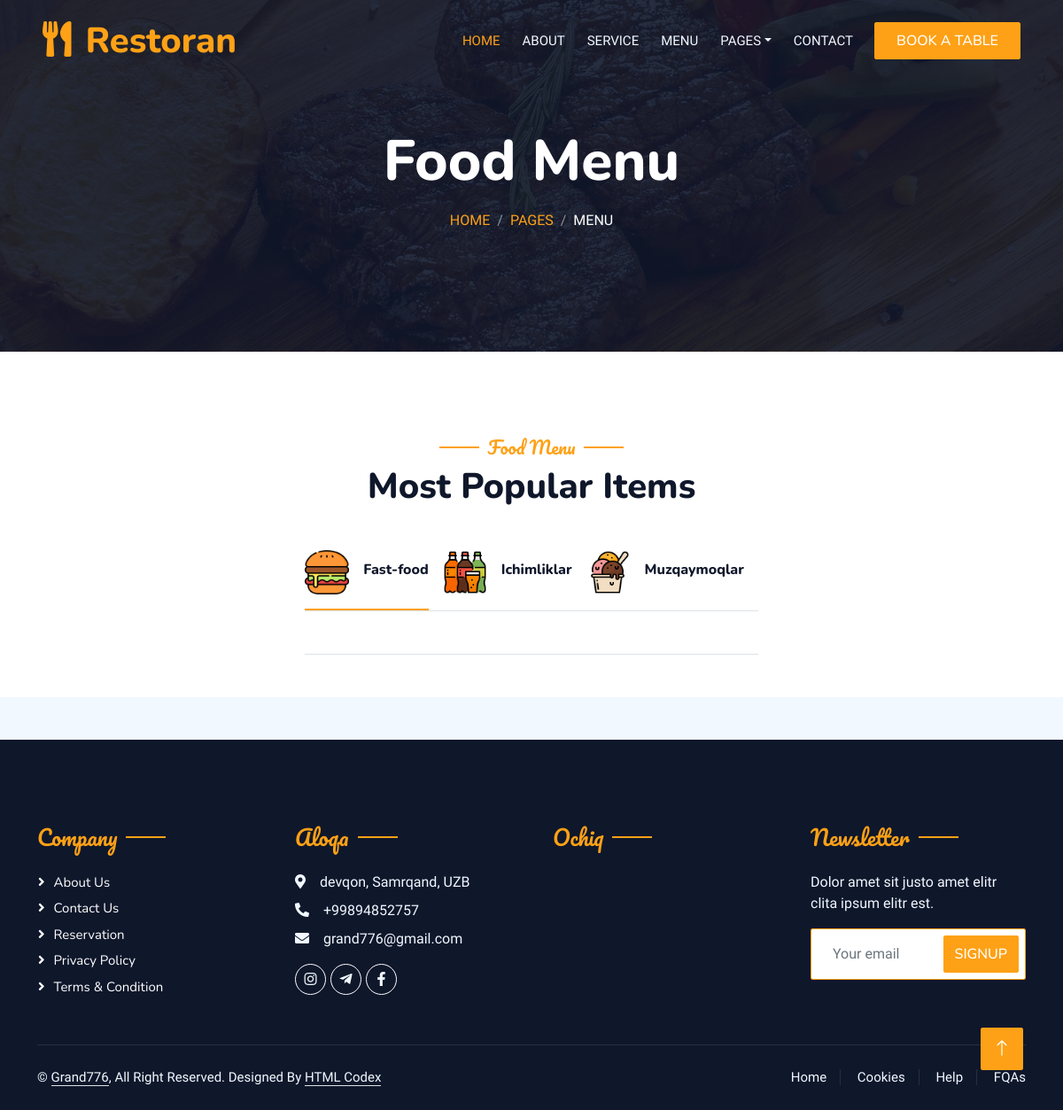
/menu/, run on an earlier commit of the app's database.
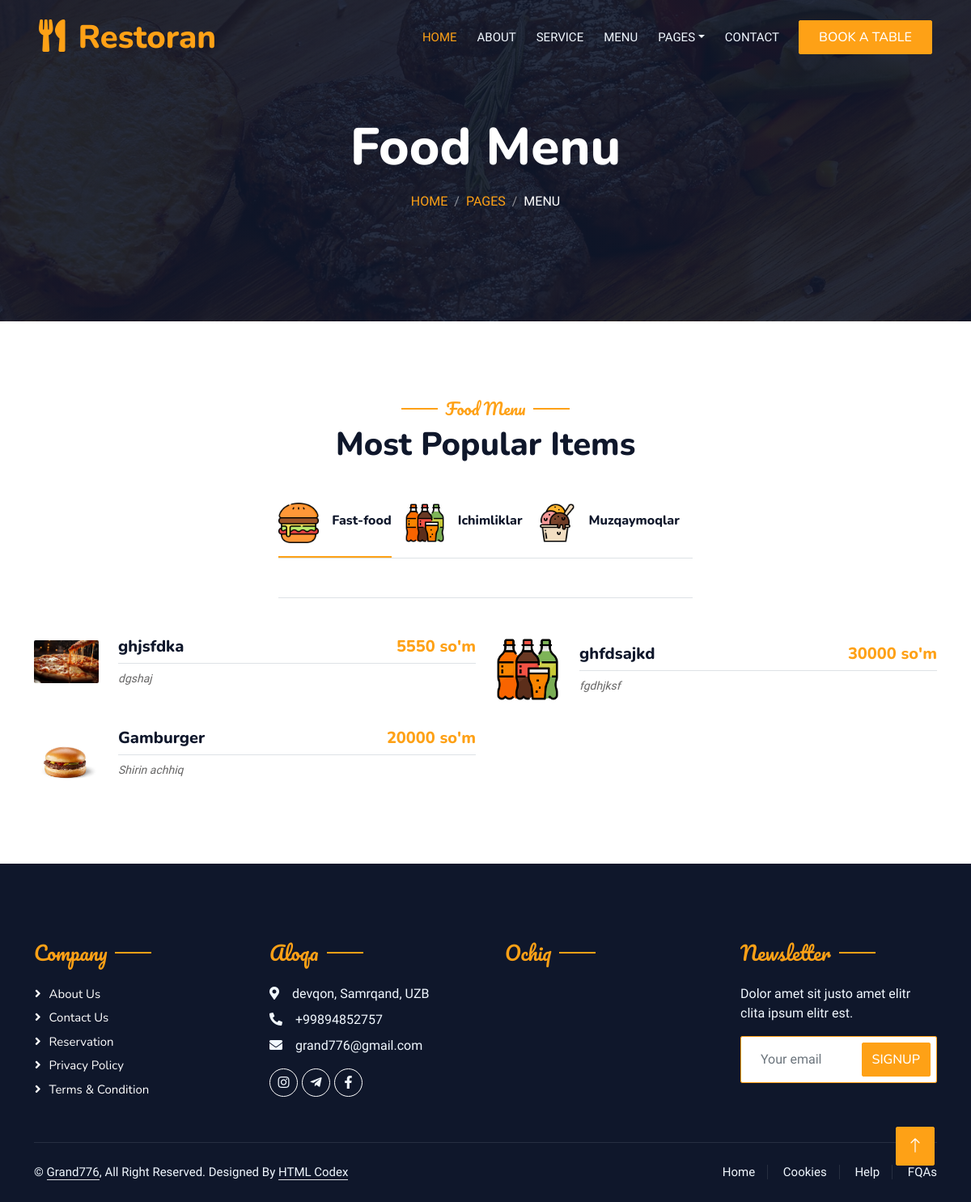
And on a later commit of the database.
### restaraunt/models.py (models this page shows, shortened)
class CategoryModel(models.Model):
    name = models.CharField(max_length=50, verbose_name='Nomi')
    image = models.ImageField(upload_to='fast-food/images', verbose_name='Ikonkasi')
    class Meta:
        db_table = 'Kategoriyalar'
        managed = True
        verbose_name = 'Kategoriya'
        verbose_name_plural = 'Kategoriyalaar'

class ProductsModel(models.Model):
    name = models.CharField(max_length=250, verbose_name='Mahsulot nomi')
    body = models.TextField(verbose_name="Mahsulot haqida ma'lumot")
    category = models.ForeignKey(CategoryModel, verbose_name='Kategoriyasi', on_delete=models.CASCADE)
    UZ = "so'm"
    RU = '₽'
    ENG = '$'
    the_price = (
        (UZ, "so'm"),
        (RU, "₽"),
        (ENG, "$"),
    )
    price_type = models.CharField(max_length=10, choices=the_price, default="so'm")
    price = models.IntegerField()
    image = models.ImageField(verbose_name='Rasmi')
    publish_time = models.DateTimeField(default=timezone.now, verbose_name='Nashr qilingan vaqt')
    manager = models.Manager()
    class Meta:
        verbose_name = 'Produktlar'
        verbose_name_plural = 'Produktlar'
        managed = True

### restaraunt/views.py (the view)
# urls.py: path('menu/', MenuView.as_view(), name='menu_page'),
class MenuView(View):
    def get(self, request):
        category_list = CategoryModel.objects.all()
        fast_food_list = ProductsModel.manager.all().filter(category__name='Fast-food').order_by('-publish_time')
        drinks_list = ProductsModel.manager.all().filter(category__name='Ichimliklar').order_by('-publish_time')
        ice_cream_list = ProductsModel.manager.all().filter(category__name='Muzqaymoqlar').order_by('-publish_time')
        context = {
            'category_list' : category_list,
            'fast_food_list' : fast_food_list,
            'drinks_list' : drinks_list,
            'ice_cream_list' : ice_cream_list,
        }
        return render(request, 'menu.html', context=context)

### templates/menu.html (shortened to what this page needs)
    {% extends 'base.html' %}
    {% load static %}
`  {% block content %}
            <div class="container-xxl py-5 bg-dark hero-header mb-5">
                <div class="container text-center my-5 pt-5 pb-4">
                    <h1 class="display-3 text-white mb-3 animated slideInDown">Food Menu</h1>
                    <nav aria-label="breadcrumb">
                        <ol class="breadcrumb justify-content-center text-uppercase">
                            <li class="breadcrumb-item"><a href="#">Home</a></li>
                            <li class="breadcrumb-item"><a href="#">Pages</a></li>
                            <li class="breadcrumb-item text-white active" aria-current="page">Menu</li>
                        </ol>
                    </nav>
                </div>
            </div>
        </div>
        <div class="container-xxl py-5">
            <div class="container">
                <div class="text-center wow fadeInUp" data-wow-delay="0.1s">
                    <h5 class="section-title ff-secondary text-center text-primary fw-normal">Food Menu</h5>
                    <h1 class="mb-5">Most Popular Items</h1>
                </div>
                <div class="tab-class text-center wow fadeInUp" data-wow-delay="0.1s">
                    <ul class="nav nav-pills d-inline-flex justify-content-center border-bottom mb-5">
                    <ul class="nav nav-pills d-inline-flex justify-content-center border-bottom mb-5">
                        {% for category in category_list %}
                            <li class="nav-item">
                                <a class="d-flex align-items-center text-start mx-3 ms-0 pb-3 {% if forloop.first %} active {% endif %}" data-bs-toggle="pill" href="#tab-{{ category.id }}">
                                    {% if category.image %}
                                        <img src="{{ category.image.url }}" alt="{{ category.name }}" style="width: 50px; height: 50px;">
                                    {% else %}
                                        <img src="default-image-url.jpg" alt="No image" style="width: 50px; height: 50px;">
                                    {% endif %}
                                    <div class="ps-3">
                                        <h6 class="mt-n1 mb-0">{{ category.name }}</h6>
                                    </div>
                                </a>
                            </li>
                        {% endfor %}
                    </ul>
                    </ul>
                    <div class="tab-content">
                        <div id="tab-1" class="tab-pane fade show p-0 active">
                            <div class="row g-4">
                                {% for fast_food in fast_food_list %}
                                <div class="col-lg-6">
                                    <div class="d-flex align-items-center">
                                        <img class="flex-shrink-0 img-fluid rounded" src="{{fast_food.image.url}}" alt="" style="width: 80px;">
                                        <div class="w-100 d-flex flex-column text-start ps-4">
                                            <h5 class="d-flex justify-content-between border-bottom pb-2">
                                                <span>{{fast_food.name}}</span>
                                                <span class="text-primary">{{fast_food.price}} {{fast_food.price_type}}</span>
                                            </h5>
                                            <small class="fst-italic">{{fast_food.body}}</small>
                                        </div>
                                    </div>
                                </div>
                                {% endfor %}
                            </div>
                        </div>
                            </div>
                        </div>
                    </div>
                </div>
            </div>
        </div>
        {% endblock content %}

### templates/base.html (shortened to what this page needs)
{% load static %}
<!DOCTYPE html>
<html lang="en">
<head>
    <link href="https://cdnjs.cloudflare.com/ajax/libs/font-awesome/5.10.0/css/all.min.css" rel="stylesheet">
    <link href="https://cdn.jsdelivr.net/npm/bootstrap-icons@1.4.1/font/bootstrap-icons.css" rel="stylesheet">
    <link href="{% static 'lib/animate/animate.min.css' %}" rel="stylesheet">
    <link href="{% static 'lib/owlcarousel/assets/owl.carousel.min.css' %}" rel="stylesheet">
    <link href="{% static 'lib/tempusdominus/css/tempusdominus-bootstrap-4.min.css' %}" rel="stylesheet" />
    <link href="{% static 'css/bootstrap.min.css' %}" rel="stylesheet">
    <link href="{% static 'css/style.css' %}" rel="stylesheet">
</head>
<body>
    <div class="container-xxl bg-white p-0">
        <div class="container-xxl position-relative p-0">
            <nav class="navbar navbar-expand-lg navbar-dark bg-dark px-4 px-lg-5 py-3 py-lg-0">
                <a href="" class="navbar-brand p-0">
                    <h1 class="text-primary m-0"><i class="fa fa-utensils me-3"></i>Restoran</h1>
                </a>
                <div class="collapse navbar-collapse" id="navbarCollapse">
                    <div class="navbar-nav ms-auto py-0 pe-4">
                        <a href="{% url 'home_page' %}" class="nav-item nav-link active">Home</a>
                        <a href="{% url 'about_page' %}" class="nav-item nav-link">About</a>
                        <a href="{% url 'service_page' %}" class="nav-item nav-link">Service</a>
                        <a href="{% url 'menu_page' %}" class="nav-item nav-link">Menu</a>
                        <div class="nav-item dropdown">
                            <a href="#" class="nav-link dropdown-toggle" data-bs-toggle="dropdown">Pages</a>
                        </div>
                        <a href="{% url 'contact_page' %}" class="nav-item nav-link">Contact</a>
                    </div>
                    <a href="" class="btn btn-primary py-2 px-4">Book A Table</a>
                </div>
            </nav>
            {% block content %}
            {% endblock content %}
            <div class="container-fluid bg-dark text-light footer pt-5 mt-5 wow fadeIn" data-wow-delay="0.1s">
                <div class="container py-5">
                    <div class="row g-5">
                        <div class="col-lg-3 col-md-6">
                            <h4 class="section-title ff-secondary text-start text-primary fw-normal mb-4">Company</h4>
                            <a class="btn btn-link" href="">About Us</a>
                            <a class="btn btn-link" href="">Contact Us</a>
                            <a class="btn btn-link" href="">Reservation</a>
                            <a class="btn btn-link" href="">Privacy Policy</a>
                            <a class="btn btn-link" href="">Terms & Condition</a>
                        </div>
                        <div class="col-lg-3 col-md-6">
                            <h4 class="section-title ff-secondary text-start text-primary fw-normal mb-4">Aloqa</h4>
                            <p class="mb-2"><i class="fa fa-map-marker-alt me-3"></i>devqon, Samrqand, UZB</p>
                            <p class="mb-2"><i class="fa fa-phone-alt me-3"></i>+99894852757</p>
                            <p class="mb-2"><i class="fa fa-envelope me-3"></i>grand776@gmail.com</p>
                            <div class="d-flex pt-2">
                                <a class="btn btn-outline-light btn-social" href="https://www.instagram.com/yourusername/"><i class="fab fa-instagram"></i></a>
                                <a class="btn btn-outline-light btn-social" href="https://t.me/yourusername"><i class="fab fa-telegram-plane"></i></a>
                                <a class="btn btn-outline-light btn-social" href="https://www.facebook.com/yourprofile"><i class="fab fa-facebook-f"></i></a>
                            </div>
                        </div>
                        <div class="col-lg-3 col-md-6">
                            <h4 class="section-title ff-secondary text-start text-primary fw-normal mb-4">Ochiq</h4>
                        </div>
                        <div class="col-lg-3 col-md-6">
                            <h4 class="section-title ff-secondary text-start text-primary fw-normal mb-4">Newsletter</h4>
                            <p>Dolor amet sit justo amet elitr clita ipsum elitr est.</p>
                            <div class="position-relative mx-auto" style="max-width: 400px;">
                                <input class="form-control border-primary w-100 py-3 ps-4 pe-5" type="text" placeholder="Your email">
                                <button type="button" class="btn btn-primary py-2 position-absolute top-0 end-0 mt-2 me-2">SignUp</button>
                            </div>
                        </div>
                    </div>
                </div>
                <div class="container">
                    <div class="copyright">
                        <div class="row">
                            <div class="col-md-6 text-center text-md-start mb-3 mb-md-0">
                                &copy; <a class="border-bottom" href="#">Grand776</a>, All Right Reserved.
                                Designed By <a class="border-bottom" href="https://htmlcodex.com">HTML Codex</a>
                            </div>
                            <div class="col-md-6 text-center text-md-end">
                                <div class="footer-menu">
                                    <a href="">Home</a>
                                    <a href="">Cookies</a>
                                    <a href="">Help</a>
                                    <a href="">FQAs</a>
                                </div>
                            </div>
                        </div>
                    </div>
                </div>
            </div>
            <a href="#" class="btn btn-lg btn-primary btn-lg-square back-to-top"><i class="bi bi-arrow-up"></i></a>
        </div>
    </body>
    </html>

### static/css/style.css (style rules this page uses)
:root { --primary: #FEA116; --light: #F1F8FF; --dark: #0F172B; }
.ff-secondary { font-family: 'Pacifico', cursive; }
.back-to-top { position: fixed; display: none; right: 45px; bottom: 45px; z-index: 99; }
.btn { font-family: 'Nunito', sans-serif; font-weight: 500; text-transform: uppercase; transition: .5s; }
.btn.btn-primary, .btn.btn-secondary { color: #FFFFFF; }
.btn-lg-square { width: 48px; height: 48px; }
.btn-square, .btn-sm-square, .btn-lg-square { padding: 0; display: flex; align-items: center; justify-content: center; font-weight: normal; border-radius: 2px; }
.navbar-dark .navbar-nav .nav-link { position: relative; margin-left: 25px; padding: 35px 0; font-size: 15px; color: var(--light) !important; text-transform: uppercase; font-weight: 500; outline: none; transition: .5s; }
.navbar-dark .navbar-nav .nav-link:hover, .navbar-dark .navbar-nav .nav-link.active { color: var(--primary) !important; }
@media (min-width: 992px) { .navbar-dark { position: absolute; width: 100%; top: 0; left: 0; z-index: 999; background: transparent !important; } }
.hero-header { background: linear-gradient(rgba(15, 23, 43, .9), rgba(15, 23, 43, .9)), url(../img/bg-hero.jpg); background-position: center center; background-repeat: no-repeat; background-size: cover; }
.breadcrumb-item + .breadcrumb-item::before { color: rgba(255, 255, 255, .5); }
.section-title { position: relative; display: inline-block; }
.section-title::before { position: absolute; content: ""; width: 45px; height: 2px; top: 50%; left: -55px; margin-top: -1px; background: var(--primary); }
.section-title::after { position: absolute; content: ""; width: 45px; height: 2px; top: 50%; right: -55px; margin-top: -1px; background: var(--primary); }
.section-title.text-start::before, .section-title.text-end::after { display: none; }
.nav-pills .nav-item .active { border-bottom: 2px solid var(--primary); }
.footer .btn.btn-social { margin-right: 5px; width: 35px; height: 35px; display: flex; align-items: center; justify-content: center; color: var(--light); border: 1px solid #FFFFFF; border-radius: 35px; transition: .3s; }
.footer .btn.btn-link { display: block; margin-bottom: 5px; padding: 0; text-align: left; color: #FFFFFF; font-size: 15px; font-weight: normal; text-transform: capitalize; transition: .3s; }
.footer .btn.btn-link::before { position: relative; content: "\f105"; font-family: "Font Awesome 5 Free"; font-weight: 900; margin-right: 10px; }
.footer .copyright { padding: 25px 0; font-size: 15px; border-top: 1px solid rgba(256, 256, 256, .1); }
.footer .copyright a { color: var(--light); }
.footer .footer-menu a { margin-right: 15px; padding-right: 15px; border-right: 1px solid rgba(255, 255, 255, .1); }
.footer .footer-menu a:last-child { margin-right: 0; padding-right: 0; border-right: none; }

What changed in the data, as far as the page shows it:
added ProductsModel: image (picture), name "ghjsfdka", price "5550", price_type "so'm", body "dgshaj"
added ProductsModel: image (picture), name "ghfdsajkd", price "30000", price_type "so'm", body "fgdhjksf"
added ProductsModel: image (picture), name "Gamburger", price "20000", price_type "so'm", body "Shirin achhiq"
